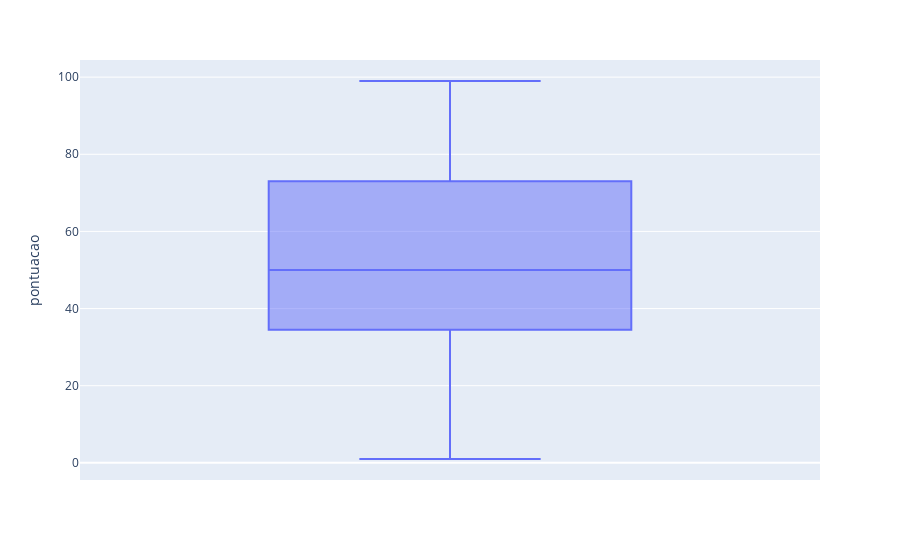

The notebook cell saved with this chart:
### Code cell
boxplot = px.box(df, y="pontuacao")
boxplot.show()

### Figure 1 — Plotly figure (JSON) as saved in the notebook; plotly's stock layout.template omitted (floating-point values rounded to 4 significant figures; data arrays with more than 128 entries replaced by an {"elided": "..."} marker saying what was removed)
{"data": [{"alignmentgroup": "True", "hovertemplate": "pontuacao=%{y}<extra></extra>", "legendgroup": "", "marker": {"color": "#636efa"}, "name": "", "notched": false, "offsetgroup": "", "orientation": "v", "showlegend": false, "type": "box", "x0": " ", "xaxis": "x", "y": {"elided": "200 int values"}, "y0": " ", "yaxis": "y"}], "layout": {"boxmode": "group", "legend": {"tracegroupgap": 0}, "margin": {"t": 60}, "xaxis": {"anchor": "y", "domain": [0, 1]}, "yaxis": {"anchor": "x", "domain": [0, 1], "title": {"text": "pontuacao"}}}}
